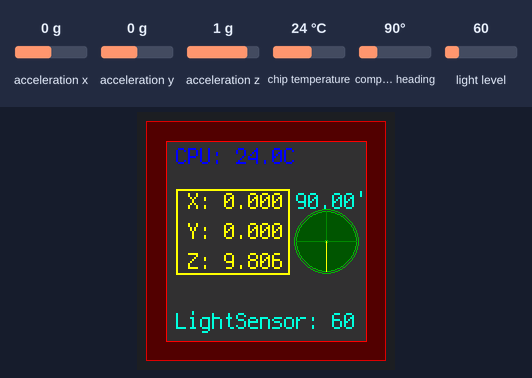
Bench run of a program on a simulated Circuit Playground running CircuitPython. Parts: 240×240 colour display. Inputs (shaded band) come from the test bench; at power-on: acceleration x 0 g, acceleration y 0 g, acceleration z 1 g, chip temperature 24 °C, compass heading 90°, light level 60. What the program prints to the serial console is not drawn.

Above: at 1.2 s.
1.3 s: acceleration x set to -1.4 g
At 2.0 s:
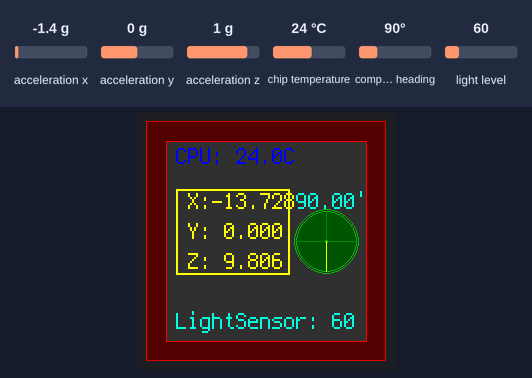
3.0 s: acceleration y set to -1.4 g
At 3.6 s:
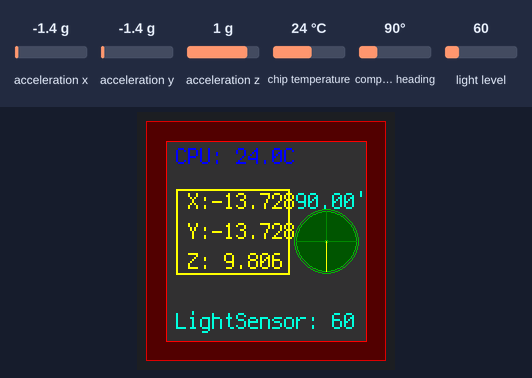
4.5 s: acceleration z set to -1.4 g
At 5.2 s:
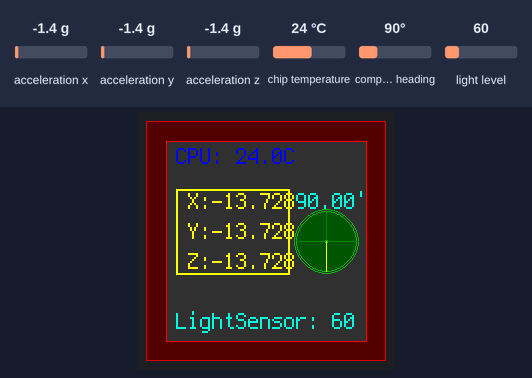
6.0 s: chip temperature set to 1 °C
At 6.7 s:
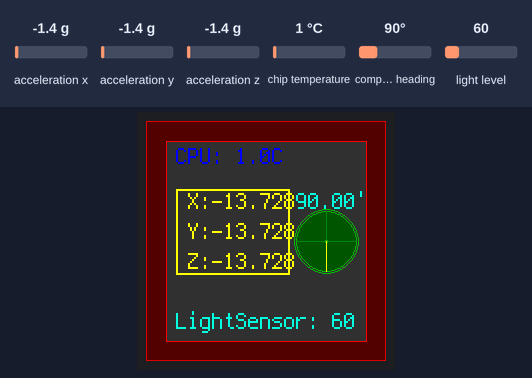
7.5 s: compass heading set to 7°
At 8.4 s:
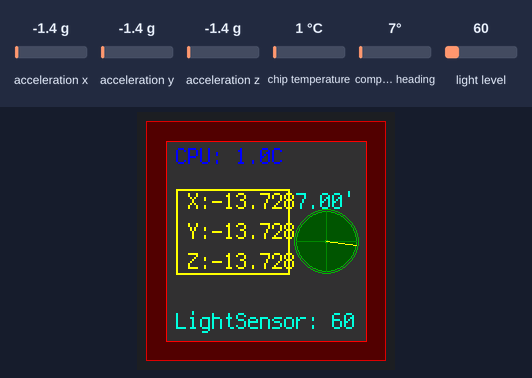
9.0 s: light level set to 6
At 9.9 s:
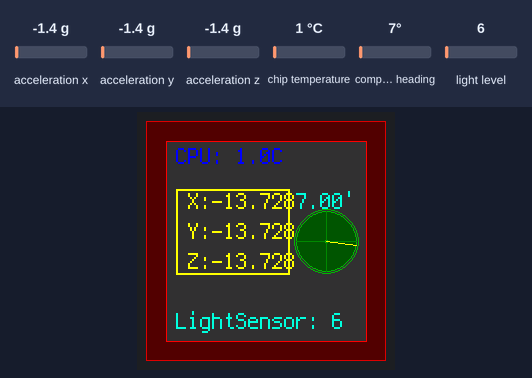
Timing chart, 0 to 11.5 s (numbered marks = the images above; inputs shaded):
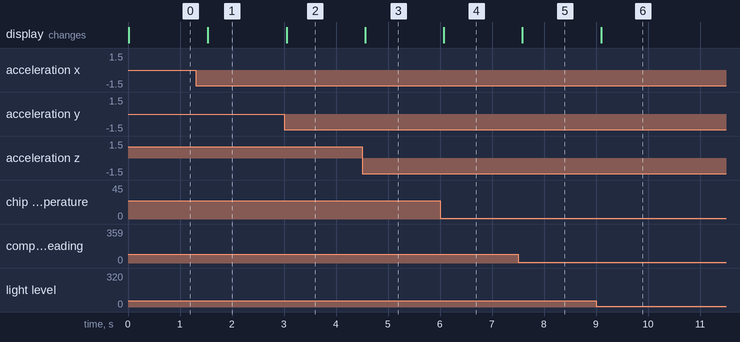

Measured:
- after the input at 1.3 s, the display: changes after 0.24 s (image 1)
- after the input at 3.0 s, the display: changes after 0.05 s (image 2)
- after the input at 4.5 s, the display: changes after 0.06 s (image 3)
- after the input at 6.0 s, the display: changes after 0.07 s (image 4)
- after the input at 7.5 s, the display: changes after 0.09 s (image 5)
- after the input at 9.0 s, the display: changes after 0.10 s (image 6)

The program:

bluefruit_tft.py
```python
import displayio
import terminalio
from adafruit_display_text import label
from adafruit_gizmo import tft_gizmo
import microcontroller
import busio
import board
import time
from math import sin, cos, atan2, degrees
from adafruit_lsm6ds.lsm6ds33 import LSM6DS33

import adafruit_l3gd20
import adafruit_lsm303_accel
import adafruit_lsm303dlh_mag
import adafruit_lis3mdl

from adafruit_circuitplayground import cp


from adafruit_display_shapes.rect import Rect
from adafruit_display_shapes.circle import Circle
from adafruit_display_shapes.roundrect import RoundRect
from adafruit_display_shapes.triangle import Triangle
from adafruit_display_shapes.line import Line
from adafruit_display_shapes.polygon import Polygon

print('starting')

COMPASS_X = 180
COMPASS_Y = 120
COMPASS_R = 30

# Does not work on this microcontroller
#I2C = busio.I2C(board.SCL, board.SDA)

I2C = busio.I2C(board.A2, board.A1) # Monkey around until you get a pair
print('got I2c')
sensor = LSM6DS33(I2C)
mag = adafruit_lis3mdl.LIS3MDL(I2C)

#gyro = adafruit_l3gd20.L3GD20_I2C(I2C)
#mag = adafruit_lsm303dlh_mag.LSM303DLH_Mag(I2C)
#mag = adafruit_lsm303dlh_mag.LIS3MSM303DLH_Mag(I2C)
#accel = adafruit_lsm303_accel.LSM303_Accel(I2C)

#accel.range = adafruit_lsm303_accel.Range.RANGE_2G
#accel.mode = adafruit_lsm303_accel.Mode.MODE_HIGH_RESOLUTION

print('got all I2c stuff')

def vector_2_degrees(x, y):
    angle = degrees(atan2(y, x))
    if angle < 0:
        angle += 360
    return angle

def vector_2_rad(x, y):
    angle = atan2(y, x)
    return angle

def get_heading_rad(_sensor):
    magnet_x, magnet_y, _ = _sensor.magnetic
    return vector_2_rad(magnet_x, magnet_y)

def get_heading(_sensor):
    magnet_x, magnet_y, _ = _sensor.magnetic
    return vector_2_degrees(magnet_x, magnet_y)


# Create the TFT Gizmo display, global, there's only one
display = tft_gizmo.TFT_Gizmo()

# Make the display context
splash = displayio.Group(max_size=20)
display.show(splash)

#
#  Draw (lines) the bounding box of text area
#
def drawTextBb(textArea, grp, clr):
    dims = textArea.bounding_box  # returns/assigns tuple
    drawRect (dims[0], dims[1], dims[2]+2, dims[3], clr, grp)

#
# Get the accelerometer field, formatted for display
#
def getFormattedAcces(ax):
    s = '%.3f' % ax
    if ax >= 0.0:
        return ' ' + s
    else:
        return s

def getAccelText():
    x, y, z = cp.acceleration
    xstr = getFormattedAcces(x)
    ystr = getFormattedAcces(y)
    zstr = getFormattedAcces(z)

    txt = ' X:' + xstr + '\n Y:' + ystr + '\n Z:' + zstr
    return txt

def getLight():
    return 'LightSensor: ' + str(cp.light)

def getMag():
        return("{:.2f}'".format(get_heading(mag)))
        #return "%0.2f\n%0.2f\n%0.2f"%mag.magnetic

#
# Draw a line (unfilled) rectangle.
# There's probably a better way, and this uses up the child space, but hey, it works.
#
def drawRect(x, y, w, h, color, gp):
    l = Line(x,   y, x+w, y,   color)
    gp.append(l)
    l = Line(x+w, y, x+w, y+h, color)
    gp.append(l)
    l = Line(x+w, y+h, x, y+h, color)
    gp.append(l)
    l = Line(x, y+h, x, y, color)
    gp.append(l)

def drawCircle(x, y, r, phil, edge, group):
    #c = Circle(x, y, r, phil, edge, 1)
    circle = Circle(x, y, r, fill=phil, outline=edge)
    group.append(circle)

color_bitmap = displayio.Bitmap(240, 240, 1)
color_palette = displayio.Palette(1)
color_palette[0] = 0x550000  # outer

bg_sprite = displayio.TileGrid(color_bitmap, pixel_shader=color_palette, x=0, y=0)
splash.append(bg_sprite)

# Draw a smaller inner rectangle/sprite
inner_bitmap = displayio.Bitmap(200, 200, 1)
inner_palette = displayio.Palette(1)
inner_palette[0] = 0x333333  # inner
inner_sprite = displayio.TileGrid(inner_bitmap, pixel_shader=inner_palette, x=20, y=20)
splash.append(inner_sprite)

def makeTextLabel(txt, xL, yL, clr, frameIt = False):
    tlbl = label.Label(terminalio.FONT, text=txt, color=clr)
    tgrp = displayio.Group(max_size=10, scale=2, x=xL, y=yL)
    tgrp.append(tlbl)
    # the order of appends is important here, we assume the label is [0]
    if frameIt:
        drawTextBb(tlbl, tgrp, 0xFFFF00)
    return tgrp

text_group = makeTextLabel('Hello', 30, 35, 0xDDDD00)
splash.append(text_group)

# ACCELEROMETER---------------------------
txt = getAccelText()
x_group = makeTextLabel(txt, 30, 80, 0xFFFF00, frameIt=True)
splash.append(x_group)

# LIGHT---------------------------
txt = getLight()
l_group = makeTextLabel(txt, 30, 200, 0x00DDDD, frameIt=False)
splash.append(l_group)


txt = getMag()
m_group = makeTextLabel(txt, 150, 80, 0x00DDDD, frameIt=False)
splash.append(m_group)


# Red ornaments-------
drawRect(20, 20, 200, 200, 0xFF0000, splash)
drawRect(0, 0, 239, 239, 0xDD0000, splash)


COMPASS_OUTER = 0x00BB00
COMPASS_CROSS = 0x008800
drawCircle(COMPASS_X, COMPASS_Y, COMPASS_R,  0x005500, COMPASS_OUTER, splash)
drawCircle(COMPASS_X, COMPASS_Y, COMPASS_R+2,  None, COMPASS_OUTER, splash)
drawCircle(COMPASS_X, COMPASS_Y, 2,  None, COMPASS_OUTER, splash)
cl = Line(COMPASS_X - COMPASS_R, COMPASS_Y, COMPASS_X + COMPASS_R, COMPASS_Y, COMPASS_CROSS)
splash.append(cl)
cl = Line(COMPASS_X, COMPASS_Y-COMPASS_R, COMPASS_X, COMPASS_Y+COMPASS_R , COMPASS_CROSS)
splash.append(cl)
# just add a line here so the pop() call elsewhere has something to pop()
X = round(COMPASS_R*cos(0) + COMPASS_X)
Y = round(COMPASS_R*sin(0) + COMPASS_Y)
cl = Line(COMPASS_X, COMPASS_Y, X, Y, 0xFFFFFF)
#print(str(X) + ' ' + str(Y))
splash.append(cl)

def updateCompass(deg):
    X = round(COMPASS_R*cos(deg) + COMPASS_X)
    Y = round(COMPASS_R*sin(deg) + COMPASS_Y)
    #print(str(X) + ' ' + str(Y))
    cl = Line(COMPASS_X, COMPASS_Y, X, Y, 0xFFFF00)
    splash.pop()
    splash.append(cl)


lastTime = time.monotonic()
while True:
    # splash is a Group
    # bg_sprite is a TileGrid
    # text_group is a Group
    # text_area is a Label
    # splash has text_group has text_area
    nowTime = time.monotonic()
    if (nowTime != lastTime):
        #text_group.remove(text_area)
        text =  'CPU: ' +str(microcontroller.cpu.temperature) + 'C'

        #text = str(nowTime)
        text_area = label.Label(terminalio.FONT, text=text, color=0x0000FF)
        text_group[0] = text_area

        txt = getAccelText()
        xtext_area = label.Label(terminalio.FONT, text=txt, color=0xFFFF00)
        x_group[0] = xtext_area

        txt = getLight()
        ltext_area = label.Label(terminalio.FONT, text=txt, color=0x00FFDD)
        l_group[0] = ltext_area

        txt = getMag()
        ltext_area = label.Label(terminalio.FONT, text=txt, color=0x00FFDD)
        m_group[0] = ltext_area

        updateCompass(get_heading_rad(mag))

        lastTime = nowTime


    time.sleep(0.5)
```
